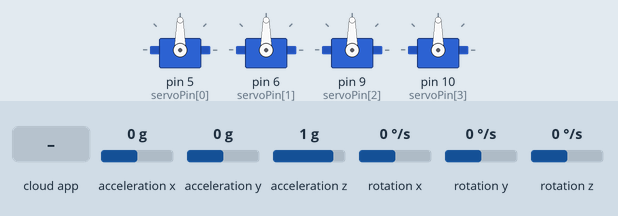
Recording of a sketch running on a simulated Arduino Uno, built with avr-gcc and run on an emulated ATmega328P. Shown: 4 × servo. The inputs (shaded band) are chosen by the test bench; at power-on: acceleration x 0 g, acceleration y 0 g, acceleration z 1 g, rotation x 0 °/s, rotation y 0 °/s, rotation z 0 °/s. The ROS host is connected and sends only what is stated; what the sketch prints to the serial monitor is not drawn.

Above: at 1.2 s.
1.3 s: the phone or cloud app sets comTestPub to 0
At 2.2 s:
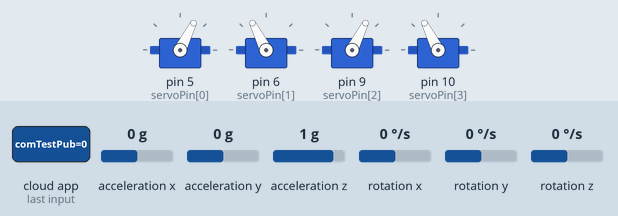
2.8 s: the phone or cloud app sets comTestPub to 45
At 3.5 s:
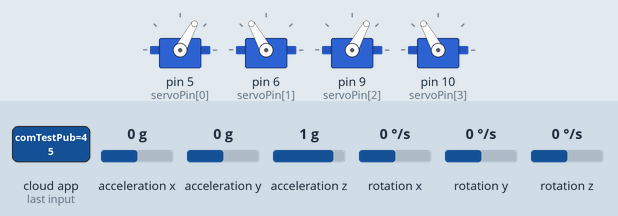
Timing chart, 0 to 5.8 s (numbered marks = the images above; inputs shaded):
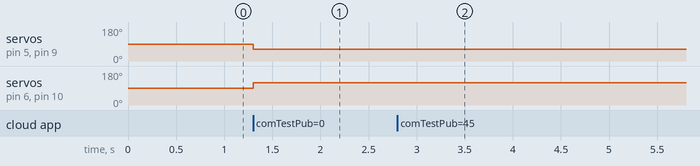

Measured:
- after the input at 1.3 s, servo on pin 5 (servoPin[0]), servo on pin 9 (servoPin[2]): 90° → 63° at once; servo on pin 6 (servoPin[1]), servo on pin 10 (servoPin[3]): 90° → 117° at once
- after the input at 2.8 s, servo on pin 5 (servoPin[0]), servo on pin 9 (servoPin[2]): 63° → 61° at once; servo on pin 6 (servoPin[1]), servo on pin 10 (servoPin[3]): 117° → 119° at once

The sketch:

sweepFourServosWithMPUROS.ino
```cpp
// I2C device class (I2Cdev) demonstration Arduino sketch for MPU6050 class
// 10/7/2011 by Jeff Rowberg <jeff@rowberg.net>
// Updates should (hopefully) always be available at https://github.com/jrowberg/i2cdevlib
//
// Changelog:
//      2013-05-08 - added multiple output formats
//                 - added seamless Fastwire support
//      2011-10-07 - initial release

/* ============================================
I2Cdev device library code is placed under the MIT license
Copyright (c) 2011 Jeff Rowberg

Permission is hereby granted, free of charge, to any person obtaining a copy
of this software and associated documentation files (the "Software"), to deal
in the Software without restriction, including without limitation the rights
to use, copy, modify, merge, publish, distribute, sublicense, and/or sell
copies of the Software, and to permit persons to whom the Software is
furnished to do so, subject to the following conditions:

The above copyright notice and this permission notice shall be included in
all copies or substantial portions of the Software.

THE SOFTWARE IS PROVIDED "AS IS", WITHOUT WARRANTY OF ANY KIND, EXPRESS OR
IMPLIED, INCLUDING BUT NOT LIMITED TO THE WARRANTIES OF MERCHANTABILITY,
FITNESS FOR A PARTICULAR PURPOSE AND NONINFRINGEMENT. IN NO EVENT SHALL THE
AUTHORS OR COPYRIGHT HOLDERS BE LIABLE FOR ANY CLAIM, DAMAGES OR OTHER
LIABILITY, WHETHER IN AN ACTION OF CONTRACT, TORT OR OTHERWISE, ARISING FROM,
OUT OF OR IN CONNECTION WITH THE SOFTWARE OR THE USE OR OTHER DEALINGS IN
THE SOFTWARE.
===============================================
*/

// I2Cdev and MPU6050 must be installed as libraries, or else the .cpp/.h files
// for both classes must be in the include path of your project
#include "I2Cdev.h"
#include "MPU6050.h"
#if I2CDEV_IMPLEMENTATION == I2CDEV_ARDUINO_WIRE
    #include "Wire.h"
#endif

MPU6050 accelgyro;
int16_t ax, ay, az, gx, gy, gz;
double ax_m, ay_m, az_m, gx_m, gy_m, gz_m;
double accel_alpha = 0.7; // Experimental Values
double gyro_alpha = 0.7;

#include <Servo.h>

#include <ros.h>
#include <std_msgs/Int32.h>

// General variables
#define dim_m 4 // Legs
#define dim_s 6 // Gyro acceleration and rotation

#define servoMin 50
#define servoMax 130


// Prototypes
void writeServoPosition(int servoIndex, int position);
float mapfloat(long x, long in_min, long in_max, long out_min, long out_max);

float servoPos[dim_m] = {90, 90, 90, 90};
float sin_speed = 0.5;
float sin_phase = 0;

uint32_t seq;

// Servo variables
int16_t servoPin[dim_m] = {5, 6, 9, 10};
bool servoRevert[dim_m] = {true, false, true, false};
int16_t servoOffset[dim_m] = {0, 0, 0, 0};
Servo   servos[dim_m];


void messageCb( const std_msgs::Int32& messageSub){
    sin_phase += sin_speed;


    // write Servos
    for(int i = 0; i < dim_m; i++){

      servoPos[i] = (int)(sin(sin_phase) * 5. + 115.);
      //Serial.println(sin(sin_phase));
      writeServoPosition(i, servoPos[i]);
    }
    //sin_speed += 0.0005;
}

ros::Subscriber<std_msgs::Int32> sub("comTestPub", &messageCb );
ros::NodeHandle nh;


void setup()
{
    // join I2C bus (I2Cdev library doesn't do this automatically)
  #if I2CDEV_IMPLEMENTATION == I2CDEV_ARDUINO_WIRE
      Wire.begin();
  #elif I2CDEV_IMPLEMENTATION == I2CDEV_BUILTIN_FASTWIRE
      Fastwire::setup(400, true);
  #endif
  accelgyro.initialize();

  Serial.begin(9600);
  // MPU 6050 initialization
  Serial.print(accelgyro.testConnection() ? "MPU6050 connection successfull" : "MPU6050 connection failed");
  nh.initNode();
  nh.subscribe(sub);
  seq = 0;

  // Attach Servos
  for(int i = 0; i < dim_m; i++){
    servos[i].attach(servoPin[i]);
    servos[i].write(servoPos[i]);
  }

}

void loop()
{
  seq++;

  accelgyro.getMotion6(&ax, &ay, &az, &gx, &gy, &gz);

  ax_m = (double)ax * accel_alpha + ax_m * (1-accel_alpha);
  ay_m = (double)ay * accel_alpha + ay_m * (1-accel_alpha);
  az_m = (double)az * accel_alpha + az_m * (1-accel_alpha);
  gx_m = (double)gx * accel_alpha + gx_m * (1-gyro_alpha);
  gy_m = (double)gy * accel_alpha + gy_m * (1-gyro_alpha);
  gz_m = (double)gz * accel_alpha + gz_m * (1-gyro_alpha);

  if(seq % 10 == 0){
    Serial.print((int16_t)ax_m);
    Serial.print("\t");
    Serial.print((int16_t)ay_m);
    Serial.print("\t");
    Serial.print((int16_t)az_m);
    Serial.print("\t");
    Serial.print((int16_t)gx_m);
    Serial.print("\t");
    Serial.print((int16_t)gy_m);
    Serial.print("\t");
    Serial.print((int16_t)gz_m); //mapfloat(gz, -32768, 32768, 0, 1);
    Serial.print("\t");
    Serial.print(sin_speed);
    Serial.print("\n");


  }
  nh.spinOnce();
  // results in ~20Hz publishing
  delay(3);

}


void writeServoPosition(int servoIndex, int position){
  int realPosition = position + servoOffset[servoIndex];

  if(servoRevert[servoIndex]){
    realPosition = 180 - realPosition;
  }

  servos[servoIndex].write(realPosition);
}

float mapfloat(long x, long in_min, long in_max, long out_min, long out_max)
{
 if( x > in_max) x = in_max;
 if (x < in_min) x = in_min;
 return (float)(x - in_min) * (out_max - out_min) / (float)(in_max - in_min) + out_min;
}
```
